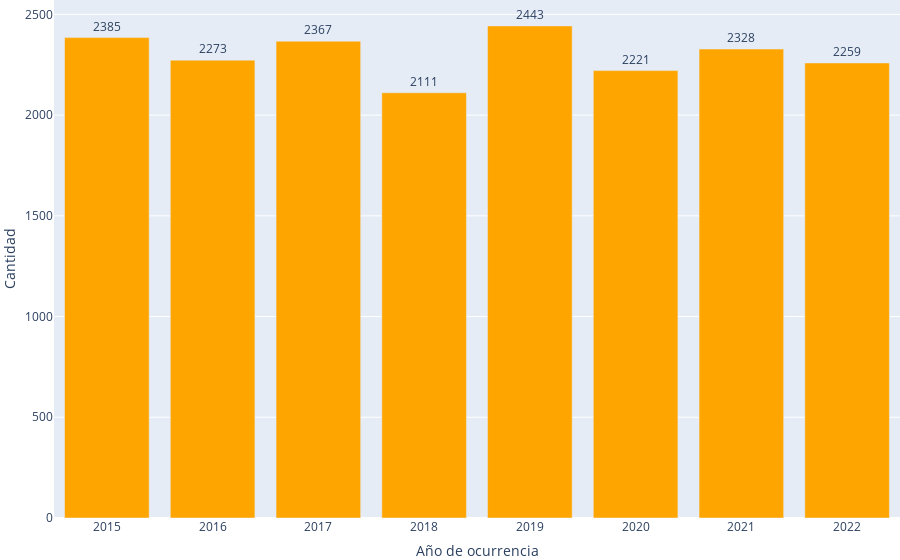

This figure's notebook cell:
### Code cell
# Calcular el conteo de ocurrencias por anio_ocur
ocurrencias_por_anio = MORT_FET['anio_ocur'].value_counts().sort_index().reset_index()
ocurrencias_por_anio.columns = ['Año de ocurrencia', 'Cantidad de ocurrencias']
ocurrencias_por_anio.to_csv('C://Users//sdvc0//OneDrive//Escritorio//REPOSITORIO_ENAPEA//BACK//Mortalidad//Fetal//Gráficas//MORT_FET_2.csv', index=False)

# Crear gráfica de barras con Plotly Express
fig = px.bar(ocurrencias_por_anio, x='Año de ocurrencia', y='Cantidad de ocurrencias',
             labels={'Cantidad de ocurrencias': 'Cantidad'},
             text='Cantidad de ocurrencias',
             color_discrete_sequence=['orange'])
fig.update_traces(textposition='outside')
# Configurar diseño de la gráfica
fig.update_layout(
    margin=dict(l=0, r=0, t=0, b=0),
    autosize=True,
    title=None
)

# Guardar la gráfica en un archivo HTML
fig.write_html('C://Users//sdvc0//OneDrive//Escritorio//REPOSITORIO_ENAPEA//BACK//Mortalidad//Fetal//Gráficas//MORT_FET_2.html')

fig.show()

### Figure 1 — Plotly figure (JSON) as saved in the notebook; plotly's stock layout.template omitted (floating-point values rounded to 4 significant figures)
{"data": [{"alignmentgroup": "True", "hovertemplate": "Año de ocurrencia=%{x}<br>Cantidad=%{text}<extra></extra>", "legendgroup": "", "marker": {"color": "orange", "pattern": {"shape": ""}}, "name": "", "offsetgroup": "", "orientation": "v", "showlegend": false, "text": [2385, 2273, 2367, 2111, 2443, 2221, 2328, 2259], "textposition": "outside", "type": "bar", "x": [2015, 2016, 2017, 2018, 2019, 2020, 2021, 2022], "xaxis": "x", "y": [2385, 2273, 2367, 2111, 2443, 2221, 2328, 2259], "yaxis": "y"}], "layout": {"autosize": true, "barmode": "relative", "legend": {"tracegroupgap": 0}, "margin": {"b": 0, "l": 0, "r": 0, "t": 0}, "title": {}, "xaxis": {"anchor": "y", "domain": [0, 1], "title": {"text": "Año de ocurrencia"}}, "yaxis": {"anchor": "x", "domain": [0, 1], "title": {"text": "Cantidad"}}}}
